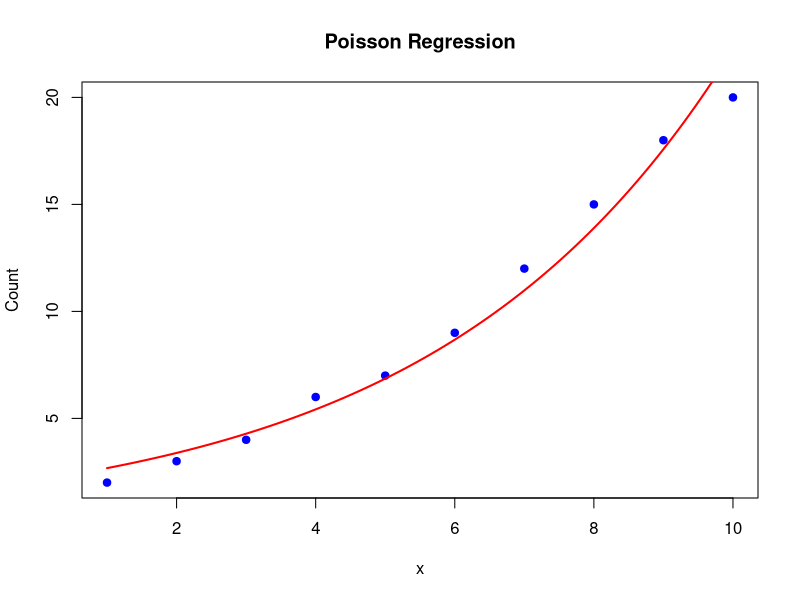

This figure's R source:
# Sample data (count response and predictor)
x <- 1:10
# Simulated counts (could be number of events)
y <- c(2, 3, 4, 6, 7, 9, 12, 15, 18, 20)

# Create data frame
data <- data.frame(x = x, y = y)

# Fit Poisson regression model: y ~ x
poisson_model <- glm(y ~ x, family = poisson(link = "log"), data = data)

# Summary of the model
summary(poisson_model)

# Predict expected counts over a fine sequence for smooth curve
x_seq <- seq(min(x), max(x), length.out = 100)
predicted_counts <- predict(poisson_model, newdata = data.frame(x = x_seq), type = "response")

# Plot original data points
plot(x, y, pch = 19, col = "blue", main = "Poisson Regression",
     xlab = "x", ylab = "Count")

# Add Poisson regression curve
lines(x_seq, predicted_counts, col = "red", lwd = 2)
